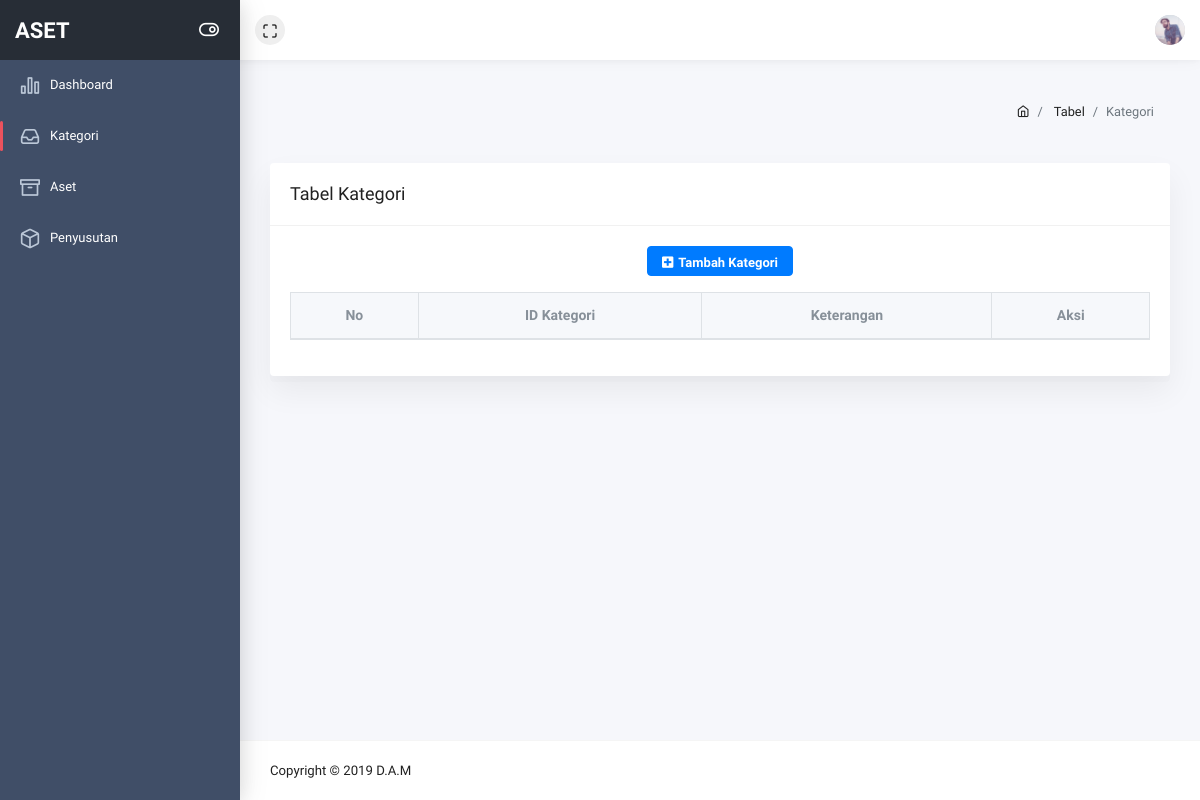
The app's page /pages/table-kategori.php, older data.
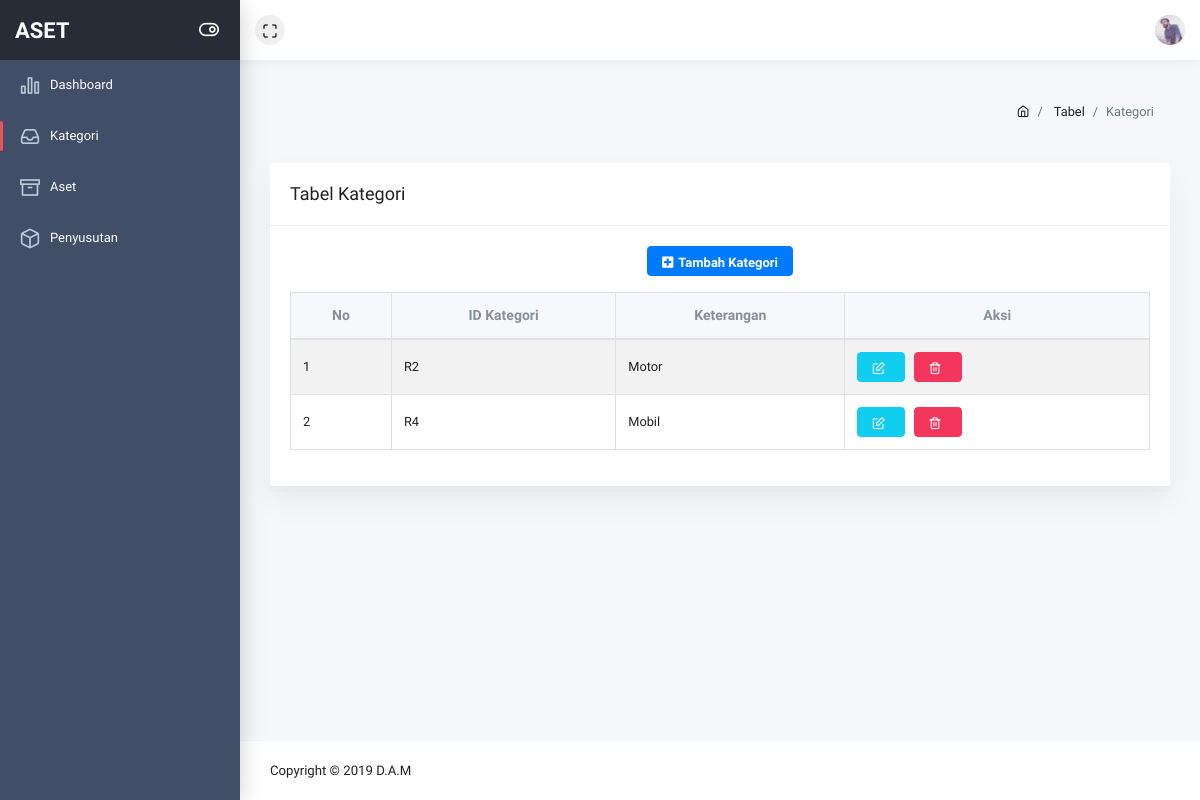
The same page, newer data.
### tables this page shows
CREATE TABLE `tb_kategori` (
  `id_kategori` varchar(18) NOT NULL,
  `kete_kategori` varchar(25) NOT NULL
);

### base_url.php (called while the page is built)
<?php
function pathUrl($dir = __DIR__){
    $root = "";
    $dir = str_replace('\\', '/', realpath($dir));
    $root .= !empty($_SERVER['HTTPS']) ? 'https' : 'http';
    $root .= '://' . $_SERVER['HTTP_HOST'];
    if(!empty($_SERVER['CONTEXT_PREFIX'])) {
        $root .= $_SERVER['CONTEXT_PREFIX'];
        $root .= substr($dir, strlen($_SERVER[ 'CONTEXT_DOCUMENT_ROOT' ]));
    } else {
        $root .= substr($dir, strlen($_SERVER[ 'DOCUMENT_ROOT' ]));
    }
    $root .= '/';
    return $root;
}
$base_url = pathUrl();
?>

### pages/table-kategori.php (the view, shortened to what the changed rows need)
<?php
include_once "../base_url.php";
?>
<!doctype html>
<html class="no-js" lang="en">
    <head>
        <link rel="stylesheet" href="<?php echo $base_url ?>assets/plugins/bootstrap/dist/css/bootstrap.min.css">
        <link rel="stylesheet" href="<?php echo $base_url ?>assets/plugins/fontawesome-free/css/all.min.css">
        <link rel="stylesheet" href="<?php echo $base_url ?>assets/plugins/ionicons/dist/css/ionicons.min.css">
        <link rel="stylesheet" href="<?php echo $base_url ?>assets/plugins/icon-kit/dist/css/iconkit.min.css">
        <link rel="stylesheet" href="<?php echo $base_url ?>assets/plugins/perfect-scrollbar/css/perfect-scrollbar.css">
        <link rel="stylesheet" href="<?php echo $base_url ?>assets/plugins/datatables.net-bs4/css/dataTables.bootstrap4.min.css">
        <link rel="stylesheet" href="<?php echo $base_url ?>assets/dist/css/theme.min.css">
    </head>
    <body>
        <div class="wrapper">
            <div class="page-wrap">
                <div class="main-content">
                    <div class="container-fluid">
                        <div class="row">
                            <div class="col-md-12">
                                <div class="card">
                                    <div class="card-body">
                                    <table id="simpletable" class="table table-striped table-bordered nowrap">
                                        <thead>
                                        <tr>
                                            <th class="text-center">No</th>
                                            <th class="text-center">ID Kategori</th>
                                            <th class="text-center">Keterangan</th>
                                            <th class="text-center">Aksi</th>
                                        </tr>
                                        </thead>
                                        <tbody>
                                            <?php
                                                include '../config/config.php';
                                                $kategori = mysqli_query($mysqli,"SELECT * FROM tb_kategori");
                                                $no = 1;
                                                if($kategori){
                                                    while($row = mysqli_fetch_array($kategori))
                                                    {
                                                        echo "<tr>
                                                        <td>".$no++."</td>
                                                        <td>".$row['id_kategori']."</td>
                                                        <td>".$row['kete_kategori']."</td>
                                                        <td>
                                                        <form method='post' action='".$base_url."controller/delete_kategori.php'>
                                                            <button type='button' class='btn btn-info' style='margin-right: 5px;' data-toggle='modal' data-target='#edit_kategori' data-id=".$row['id_kategori']."><i class='ik ik-edit'></i>
                                                            </button>
                                                                <button type'button' class='btn btn-danger' name='hapus'><i class='ik ik-trash-2'></i>
                                                                <input type='hidden' name='id' value=".$row['id_kategori']."></button>
                                                            </form>
                                                        </td>
                                                    </tr>";
                                                    }
                                                }
                                            ?>
                                        </tbody>
                                    </table>
                                </div>
                            </div>
                        </div>
                    </div>
                </div>
            </div>
            </div>
        </div>
    </body>
</html>

Row changes from the older to the newer data that the page shows:
added tb_kategori: id_kategori "R2", kete_kategori "Motor"
added tb_kategori: id_kategori "R4", kete_kategori "Mobil"
